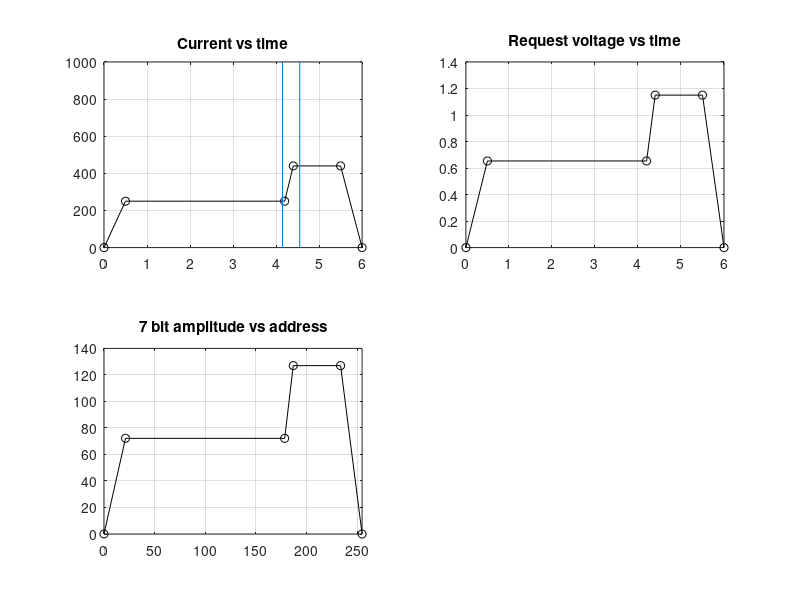

Write MATLAB code to recreate this figure.
% Programming the Wavetek SG
% clear all
% close all

RFpulseLength = 0.4;
RFStart = 4.15;
RFEnd = RFStart + RFpulseLength;

Ymax = 127;
Ymin = 0  ;

Xmin = 0  ;
Xmax = 255;

Ical = 382.6; % [A/V]

CurrentProgram = 10;

switch CurrentProgram
    case 8 
        I = [0,220 ,220 ,220  ,220  ,0];
        t = [0,0.5 ,4.2 ,4.4  ,5.5  ,6];
    case 9
        I = [0,220 ,220 ,350  ,350  ,0];
        t = [0,0.5 ,4.2 ,4.4  ,5.5  ,6];
    case 10
        I = [0,250 ,250 ,440  ,440  ,0];
        t = [0,0.5 ,4.2 ,4.4  ,5.5  ,6];
    case 11
        I = [0,220 ,220 ,440  ,440  ,0];
        t = [0,0.5 ,4.2 ,4.4  ,5.5  ,6];
    case 12
        I = [0,250 ,250 ,500  ,500  ,0];
        t = [0,0.5 ,4.2 ,4.4  ,5.5  ,6];
end

% Convert the desired current to voltge request level:
V = I/Ical;

% Convert request voltage and time to bits:
Y = V*(Ymax/max(V));
X = t*(Xmax/max(t));

% Plot data
figure
subplot(2,2,1)
hold on
plot(t,I,'ko-')
line([RFStart,RFStart],[0,1e3])
line([RFEnd,RFEnd],[0,1e3])
box on
title('Current vs time')
grid on

subplot(2,2,2)
plot(t,V,'ko-')
box on
title('Request voltage vs time')
grid on

subplot(2,2,3)
plot(X,Y,'ko-')
title('7 bit amplitude vs address')
xlim([Xmin,Xmax])
grid on

set(gcf,'color','w','Position',[600  60  500  550])
